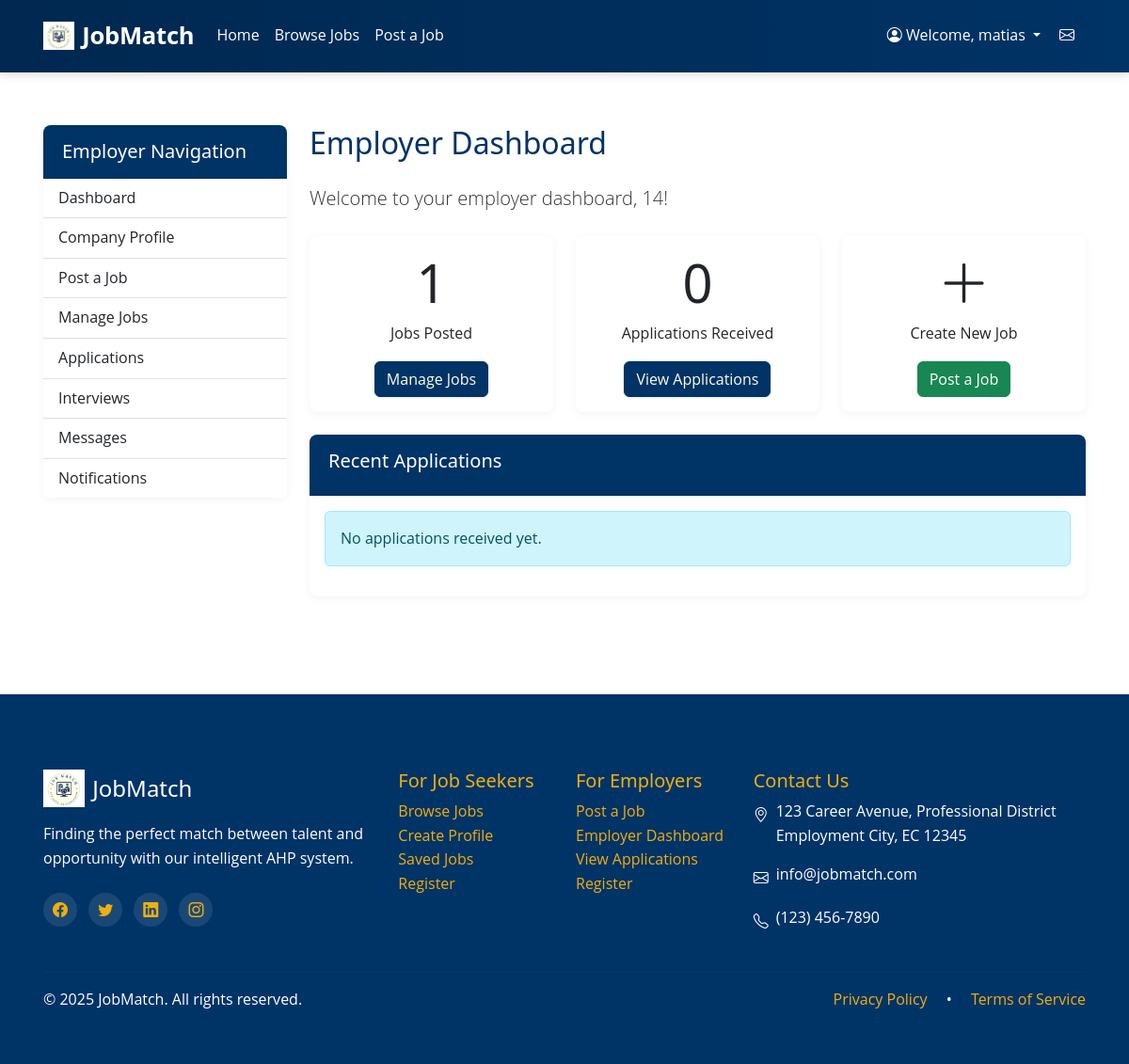
The app's page /employer/index.php (signed in), older data.
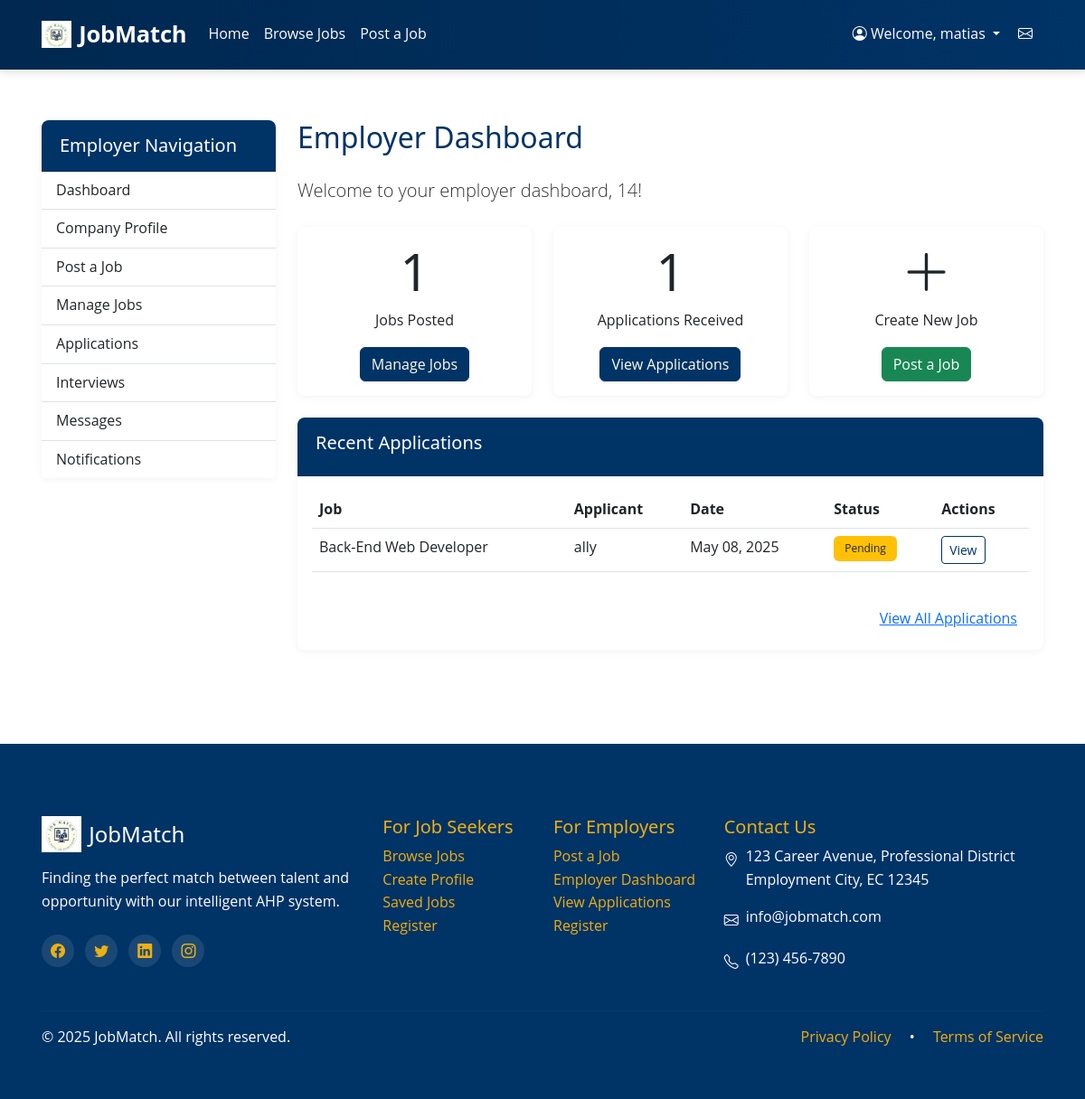
The same page, newer data.
### tables this page shows
CREATE TABLE `job_applications` (
  `id` int NOT NULL,
  `user_id` int NOT NULL,
  `job_id` int NOT NULL,
  `apply_date` datetime DEFAULT CURRENT_TIMESTAMP,
  `resume_path` varchar(255) DEFAULT NULL,
  `cover_letter` text,
  `status` enum('pending','shortlisted','interviewed','offered','rejected','withdrawn') DEFAULT 'pending'
);

CREATE TABLE `jobs` (
  `id` int NOT NULL,
  `title` varchar(255) NOT NULL,
  `description` text NOT NULL,
  `category_id` int NOT NULL,
  `location` varchar(255) NOT NULL,
  `salary` varchar(100) DEFAULT NULL,
  `posted_date` datetime DEFAULT CURRENT_TIMESTAMP,
  `employer_id` int DEFAULT NULL,
  `salary_min` decimal(10,2) DEFAULT NULL,
  `salary_max` decimal(10,2) DEFAULT NULL,
  `required_experience` int DEFAULT '0',
  `status` enum('pending','active','rejected','expired','filled') NOT NULL DEFAULT 'pending',
  `is_featured` tinyint(1) NOT NULL DEFAULT '0',
  `created_at` timestamp NULL DEFAULT CURRENT_TIMESTAMP,
  `job_type` enum('full_time','part_time','contract','internship','remote') NOT NULL DEFAULT 'full_time',
  `requirements` text,
  `responsibilities` text
);

CREATE TABLE `users` (
  `id` int NOT NULL,
  `username` varchar(50) NOT NULL,
  `password` varchar(255) NOT NULL,
  `email` varchar(100) NOT NULL,
  `user_type` enum('jobseeker','employer','admin') NOT NULL,
  `created_at` datetime DEFAULT CURRENT_TIMESTAMP
);

### employer/index.php (the view, shortened to what the changed rows need)
<?php
require_once '../config/db_connect.php';
$user_id = $_SESSION['user_id'];
$jobs_query = "SELECT COUNT(*) as job_count FROM jobs WHERE employer_id = ?";
$stmt = $conn->prepare($jobs_query);
$stmt->bind_param("i", $user_id);
$stmt->execute();
$jobs_result = $stmt->get_result();
$job_count = $jobs_result->fetch_assoc()['job_count'];
$applications_query = "SELECT COUNT(*) as application_count
                      FROM job_applications ja
                      JOIN jobs j ON ja.job_id = j.id
                      WHERE j.employer_id = ?";
$stmt = $conn->prepare($applications_query);
$stmt->bind_param("i", $user_id);
$stmt->execute();
$applications_result = $stmt->get_result();
$application_count = $applications_result->fetch_assoc()['application_count'];
include '../includes/header.php';
?>
<div class="row">
    <div class="col-md-9">
        <h2>Employer Dashboard</h2>
        <div class="row mt-4">
            <div class="col-md-4">
                <div class="card text-center mb-4">
                    <div class="card-body">
                        <h1 class="display-4"><?php echo $job_count; ?></h1>
                    </div>
                </div>
            </div>
            <div class="col-md-4">
                <div class="card text-center mb-4">
                    <div class="card-body">
                        <h1 class="display-4"><?php echo $application_count; ?></h1>
                        <p class="card-text">Applications Received</p>
                        <a href="applications.php" class="btn btn-primary">View Applications</a>
                    </div>
                </div>
            </div>
            <div class="col-md-4">
                <div class="card text-center mb-4">
                    <div class="card-body">
                        <h1 class="display-4"><i class="bi bi-plus-lg"></i></h1>
                    </div>
                </div>
            </div>
        </div>
        <div class="card mb-4">
            <div class="card-body">
                <?php
                $recent_applications_query = "SELECT ja.id, ja.apply_date, ja.status,
                                           j.title as job_title,
                                           u.username as applicant_name
                                           FROM job_applications ja
                                           JOIN jobs j ON ja.job_id = j.id
                                           JOIN users u ON ja.user_id = u.id
                                           WHERE j.employer_id = ?
                                           ORDER BY ja.apply_date DESC
                                           LIMIT 5";
                $stmt = $conn->prepare($recent_applications_query);
                $stmt->bind_param("i", $user_id);
                $stmt->execute();
                $recent_applications = $stmt->get_result();
                if ($recent_applications->num_rows > 0):
                ?>
                <div class="table-responsive">
                    <table class="table table-hover">
                        <thead>
                            <tr>
                                <th>Job</th>
                                <th>Applicant</th>
                                <th>Date</th>
                                <th>Status</th>
                                <th>Actions</th>
                            </tr>
                        </thead>
                        <tbody>
                            <?php while ($app = $recent_applications->fetch_assoc()): ?>
                            <tr>
                                <td><?php echo htmlspecialchars($app['job_title']); ?></td>
                                <td><?php echo htmlspecialchars($app['applicant_name']); ?></td>
                                <td><?php echo date('M d, Y', strtotime($app['apply_date'])); ?></td>
                                <td>
                                    <span class="badge <?php
                                        if ($app['status'] == 'pending') echo 'bg-warning text-dark';
                                        elseif ($app['status'] == 'shortlisted') echo 'bg-info';
                                        elseif ($app['status'] == 'interviewed') echo 'bg-primary';
                                        elseif ($app['status'] == 'offered') echo 'bg-success';
                                        elseif ($app['status'] == 'rejected') echo 'bg-danger';
                                        else echo 'bg-secondary';
                                    ?>">
                                        <?php echo ucfirst($app['status']); ?>
                                    </span>
                                </td>
                                <td>
                                    <a href="view-application.php?id=<?php echo $app['id']; ?>" class="btn btn-sm btn-outline-primary">View</a>
                                </td>
                            </tr>
                            <?php endwhile; ?>
                        </tbody>
                    </table>
                </div>
                <div class="mt-3 text-end">
                    <a href="applications.php" class="btn btn-link">View All Applications</a>
                </div>
                <?php else: ?>
                <div class="alert alert-info">
                    No applications received yet.
                </div>
                <?php endif; ?>
            </div>
        </div>
    </div>
</div>
<?php include '../includes/footer.php'; ?>

Row changes from the older to the newer data that the page shows:
added job_applications: job.title "Back-End Web Developer", user.username "ally", apply_date "May 08, 2025", status "Pending"
Text that changed along with them:
$application_count: "0" → "1"
text no longer shown: "No applications received yet."
text now shown: "Job Applicant Date Status Actions View All Applications"
